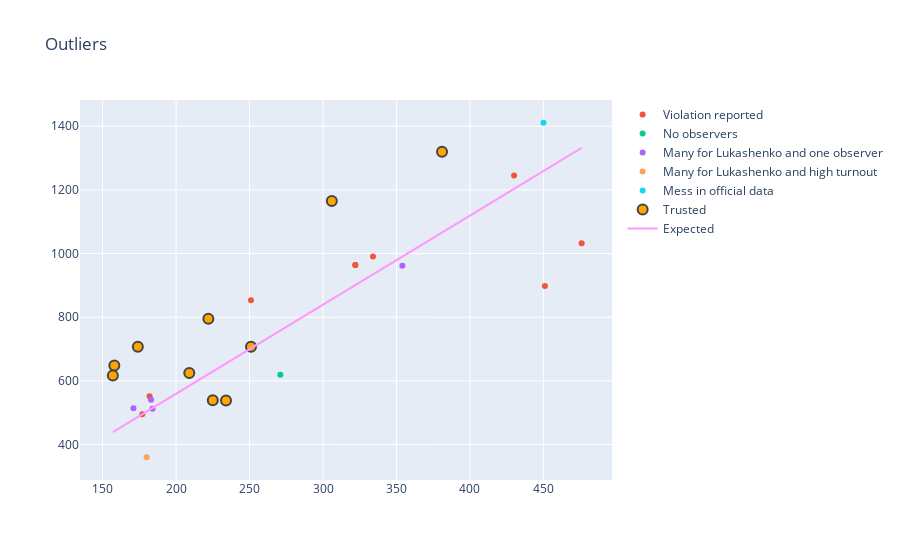

This figure's notebook cell:
### Code cell
protest_chart('town_over100', 4)

### Figure 1 — Plotly figure (JSON) as saved in the notebook; plotly's stock layout.template omitted (floating-point values rounded to 4 significant figures)
{"data": [{"mode": "markers", "name": "Alternative candidates related", "text": [], "type": "scatter", "x": [], "y": []}, {"mode": "markers", "name": "Violation reported", "text": ["04-112-0006", "04-112-0008", "04-112-0011", "04-112-0014", "04-112-0018", "04-112-0018", "04-112-0027", "04-112-0033", "04-112-0035"], "type": "scatter", "x": [251, 430, 476, 451, 322, 322, 182, 177, 334], "y": [853, 1245, 1032, 898, 964, 964, 552, 495, 991]}, {"mode": "markers", "name": "No observers", "text": ["04-112-0019"], "type": "scatter", "x": [271], "y": [619]}, {"mode": "markers", "name": "Many for Lukashenko and one observer", "text": ["04-112-0010", "04-112-0024", "04-112-0028", "04-112-0036"], "type": "scatter", "x": [354, 183, 184, 171], "y": [962, 541, 512, 514]}, {"mode": "markers", "name": "Many for Lukashenko and high turnout", "text": ["04-112-0023"], "type": "scatter", "x": [180], "y": [360]}, {"mode": "markers", "name": "Mess in official data", "text": ["04-112-0013"], "type": "scatter", "x": [450], "y": [1411]}, {"mode": "markers", "name": "Trusted outlier", "text": [], "type": "scatter", "x": [], "y": []}, {"marker": {"color": "orange", "line": {"width": 2}, "size": 10}, "mode": "markers", "name": "Trusted", "text": ["04-112-0002", "04-112-0007", "04-112-0012", "04-112-0016", "04-112-0020", "04-112-0025", "04-112-0026", "04-112-0029", "04-112-0032", "04-112-0044"], "type": "scatter", "x": [222, 251, 381, 306, 174, 209, 234, 158, 157, 225], "y": [795, 707, 1320, 1165, 707, 625, 538, 648, 617, 539]}, {"fillcolor": "orange", "mode": "lines", "name": "Expected", "text": ["04-112-0002", "04-112-0006", "04-112-0007", "04-112-0008", "04-112-0010", "04-112-0011", "04-112-0012", "04-112-0013", "04-112-0014", "04-112-0016", "04-112-0018", "04-112-0018", "04-112-0019", "04-112-0020", "04-112-0023", "04-112-0024", "04-112-0025", "04-112-0026", "04-112-0027", "04-112-0028", "04-112-0029", "04-112-0032", "04-112-0033", "04-112-0035", "04-112-0036", "04-112-0044"], "type": "scatter", "x": [222, 251, 251, 430, 354, 476, 381, 450, 451, 306, 322, 322, 271, 174, 180, 183, 209, 234, 182, 184, 158, 157, 177, 334, 171, 225], "y": [621.2, 702.3, 702.3, 1203.0, 990.5, 1332.0, 1066.0, 1259.0, 1262.0, 856.2, 901.0, 901.0, 758.3, 486.9, 503.6, 512.0, 584.8, 654.7, 509.2, 514.8, 442.1, 439.3, 495.2, 934.5, 478.5, 629.5]}], "layout": {"title": {"text": "Outliers"}}}
